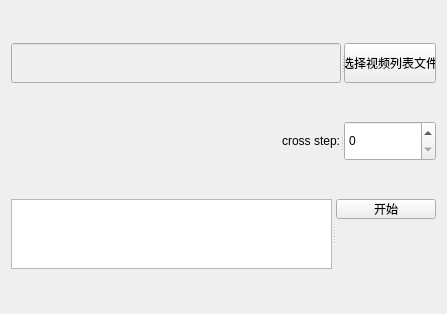
<?xml version="1.0" encoding="UTF-8"?>
<ui version="4.0">
 <class>Widget</class>
 <widget class="QWidget" name="Widget">
  <property name="geometry">
   <rect>
    <x>0</x>
    <y>0</y>
    <width>447</width>
    <height>314</height>
   </rect>
  </property>
  <property name="windowTitle">
   <string>Widget</string>
  </property>
  <layout class="QVBoxLayout" name="verticalLayout" stretch="1,1,10">
   <item>
    <widget class="QSplitter" name="splitter">
     <property name="orientation">
      <enum>Qt::Horizontal</enum>
     </property>
     <property name="handleWidth">
      <number>3</number>
     </property>
     <widget class="QLineEdit" name="leFileName">
      <property name="enabled">
       <bool>false</bool>
      </property>
      <property name="maximumSize">
       <size>
        <width>1000</width>
        <height>40</height>
       </size>
      </property>
     </widget>
     <widget class="QPushButton" name="pbChooseFile">
      <property name="maximumSize">
       <size>
        <width>92</width>
        <height>16777215</height>
       </size>
      </property>
      <property name="text">
       <string>选择视频列表文件</string>
      </property>
     </widget>
    </widget>
   </item>
   <item>
    <widget class="QSplitter" name="splitter_4">
     <property name="orientation">
      <enum>Qt::Horizontal</enum>
     </property>
     <widget class="QLabel" name="label">
      <property name="maximumSize">
       <size>
        <width>16777215</width>
        <height>40</height>
       </size>
      </property>
      <property name="text">
       <string>cross step:</string>
      </property>
      <property name="alignment">
       <set>Qt::AlignRight|Qt::AlignTrailing|Qt::AlignVCenter</set>
      </property>
     </widget>
     <widget class="QSpinBox" name="sbCross">
      <property name="maximumSize">
       <size>
        <width>92</width>
        <height>40</height>
       </size>
      </property>
      <property name="minimum">
       <number>0</number>
      </property>
      <property name="value">
       <number>0</number>
      </property>
     </widget>
    </widget>
   </item>
   <item>
    <widget class="QSplitter" name="splitter_3">
     <property name="orientation">
      <enum>Qt::Horizontal</enum>
     </property>
     <widget class="QTextBrowser" name="tbMessage"/>
     <widget class="QSplitter" name="splitter_2">
      <property name="orientation">
       <enum>Qt::Vertical</enum>
      </property>
      <widget class="QPushButton" name="pbBegin">
       <property name="maximumSize">
        <size>
         <width>16777215</width>
         <height>20</height>
        </size>
       </property>
       <property name="text">
        <string>开始</string>
       </property>
      </widget>
     </widget>
    </widget>
   </item>
  </layout>
 </widget>
 <layoutdefault spacing="6" margin="11"/>
 <resources/>
 <connections/>
</ui>
